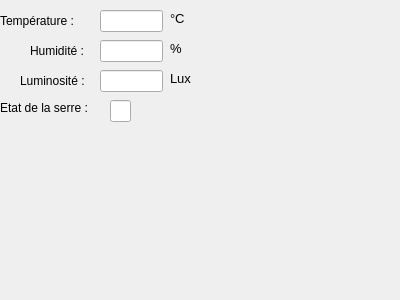
<?xml version="1.0" encoding="UTF-8"?>
<ui version="4.0">
 <class>climatSerre</class>
 <widget class="QWidget" name="climatSerre">
  <property name="geometry">
   <rect>
    <x>0</x>
    <y>0</y>
    <width>400</width>
    <height>300</height>
   </rect>
  </property>
  <property name="windowTitle">
   <string>climatSerre</string>
  </property>
  <widget class="QLineEdit" name="lineEdit_2">
   <property name="geometry">
    <rect>
     <x>100</x>
     <y>10</y>
     <width>63</width>
     <height>22</height>
    </rect>
   </property>
  </widget>
  <widget class="QLabel" name="label_5">
   <property name="geometry">
    <rect>
     <x>20</x>
     <y>70</y>
     <width>75</width>
     <height>22</height>
    </rect>
   </property>
   <property name="text">
    <string>Luminosité :</string>
   </property>
  </widget>
  <widget class="QLabel" name="label_4">
   <property name="geometry">
    <rect>
     <x>30</x>
     <y>40</y>
     <width>63</width>
     <height>22</height>
    </rect>
   </property>
   <property name="text">
    <string>Humidité :</string>
   </property>
  </widget>
  <widget class="QLabel" name="label_3">
   <property name="geometry">
    <rect>
     <x>0</x>
     <y>10</y>
     <width>91</width>
     <height>22</height>
    </rect>
   </property>
   <property name="text">
    <string>Température :</string>
   </property>
  </widget>
  <widget class="QLineEdit" name="lineEdit">
   <property name="geometry">
    <rect>
     <x>100</x>
     <y>40</y>
     <width>63</width>
     <height>22</height>
    </rect>
   </property>
  </widget>
  <widget class="QLineEdit" name="lineEdit_3">
   <property name="geometry">
    <rect>
     <x>100</x>
     <y>70</y>
     <width>63</width>
     <height>22</height>
    </rect>
   </property>
  </widget>
  <widget class="QLabel" name="label">
   <property name="geometry">
    <rect>
     <x>0</x>
     <y>100</y>
     <width>111</width>
     <height>16</height>
    </rect>
   </property>
   <property name="text">
    <string>Etat de la serre :</string>
   </property>
  </widget>
  <widget class="QLineEdit" name="couleur">
   <property name="geometry">
    <rect>
     <x>110</x>
     <y>100</y>
     <width>21</width>
     <height>22</height>
    </rect>
   </property>
  </widget>
  <widget class="QLabel" name="label_2">
   <property name="geometry">
    <rect>
     <x>170</x>
     <y>10</y>
     <width>21</width>
     <height>16</height>
    </rect>
   </property>
   <property name="font">
    <font>
     <pointsize>10</pointsize>
    </font>
   </property>
   <property name="text">
    <string>°C</string>
   </property>
  </widget>
  <widget class="QLabel" name="label_6">
   <property name="geometry">
    <rect>
     <x>170</x>
     <y>40</y>
     <width>21</width>
     <height>16</height>
    </rect>
   </property>
   <property name="font">
    <font>
     <pointsize>10</pointsize>
    </font>
   </property>
   <property name="text">
    <string>%</string>
   </property>
  </widget>
  <widget class="QLabel" name="label_7">
   <property name="geometry">
    <rect>
     <x>170</x>
     <y>70</y>
     <width>21</width>
     <height>16</height>
    </rect>
   </property>
   <property name="font">
    <font>
     <pointsize>10</pointsize>
    </font>
   </property>
   <property name="text">
    <string>Lux</string>
   </property>
  </widget>
 </widget>
 <resources/>
 <connections/>
</ui>
